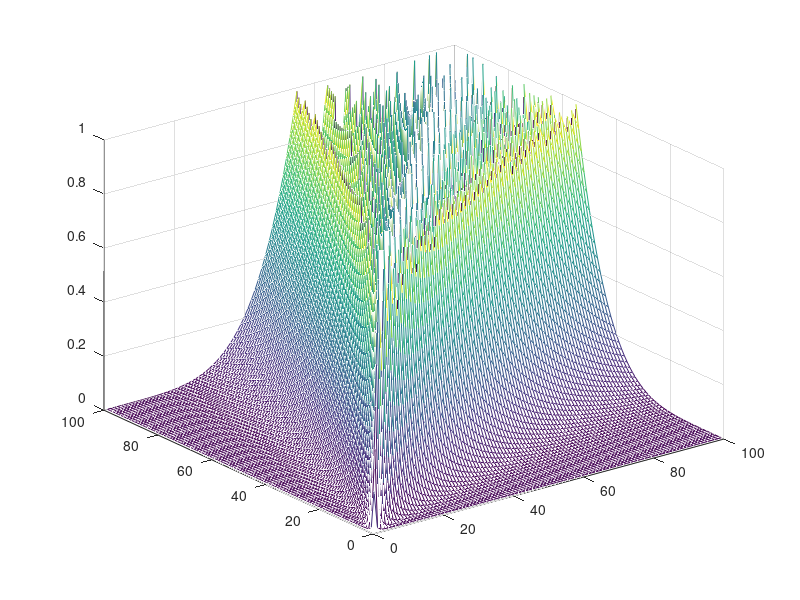

This chart was generated by the following MATLAB code:
%fermats last theorem

n = 5;
M = 100;


%get as and bs
a = 1:M;
b = 1:M;

%put them in cross wise grid
[ag,bg] = meshgrid(a,b);


cg = (ag.^n + bg.^n).^(1/n);

isint = cg - floor(cg);

mesh(ag,bg,isint)

min(min(isint))
max(max(isint))
